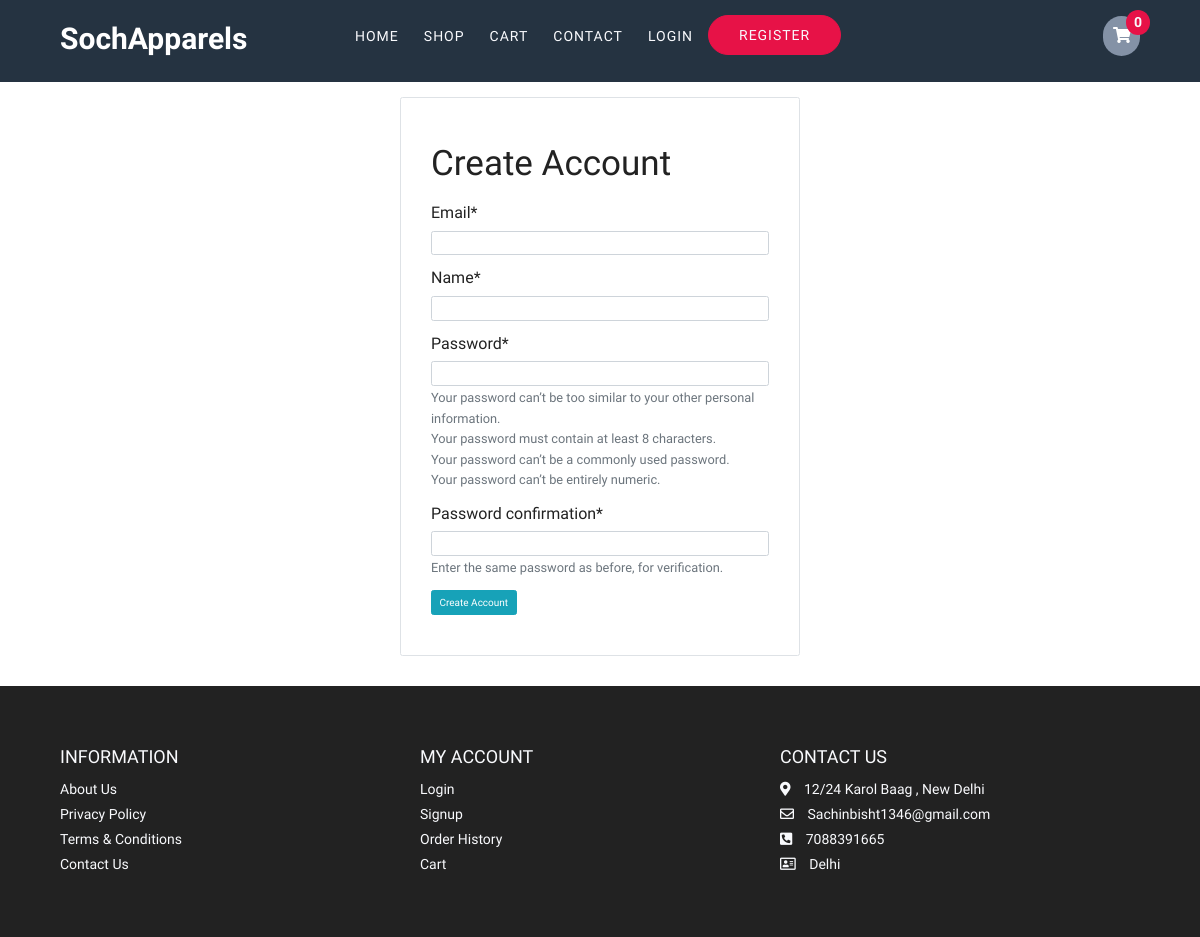
Page /registration/ on the committed database.
### store/models/index.py (models this page shows, shortened)
class WebsiteDetail(models.Model):
    website_name = models.CharField(max_length=50)
    website_logo = models.ImageField(upload_to="media/images/", height_field=None, width_field=None, max_length=None)
    website_description = models.CharField(max_length=250)
    favicon_icon = models.ImageField(upload_to="media/images/", height_field=None, width_field=None, max_length=None)
    hero_image = models.ImageField(upload_to="media/images/", height_field=None, width_field=None,
    max_length=None)
    hero_headline = models.CharField(max_length=200)
    offer_headine = models.CharField(max_length=50)
    offer_image = models.ImageField(upload_to="media/images/", height_field=None, width_field=None, max_length=None)
    offer_text = models.CharField(max_length=50)
    location = models.CharField(max_length=150)
    email_1 = models.EmailField(max_length=254)
    email_2 = models.EmailField(max_length=254)
    mobile_1 = models.CharField(max_length=10)
    mobile_2 = models.CharField(max_length=10)
    city = models.CharField(max_length=20)

### store/views/authentications.py (the view, shortened to what this page needs)
# urls.py: path("registration/", RegistrationView.as_view(), name="Registration"),
class RegistrationView(View):
    def get(self, request: WSGIRequest) -> HttpResponse:
        form: CustomerCreationForm = CustomerCreationForm()
        context: Dict = {
            "form": form
        }
        return render(request, 'store/registration.html', context=context)

### store/forms/authforms.py (shortened to what this page needs)
class CustomerCreationForm(UserCreationForm):
    username = forms.EmailField(label="Email", required=True)
    first_name = forms.CharField(label="Name", required=True)
    class Meta:
        model = User  # import User from auth
        fields = ['username', 'first_name']

### store/templatetags/cloth_tags.py (called while the page is built)
@register.simple_tag
def faviconIcon():
    favicon = website.favicon_icon.url
    return favicon

@register.simple_tag
def get_address():
    return website.location

@register.simple_tag
def get_email_1():
    return website.email_1

@register.simple_tag
def get_mobile_1():
    return website.mobile_1

@register.simple_tag
def get_city():
    return website.city

@register.simple_tag
def get_name():
    return website.website_name

### store/templates/store/registration.html (shortened to what this page needs)
{% extends 'store/layout.html' %}
{% load crispy_forms_tags %}
{% block body %}
<div class="col-lg-4 mx-auto border rounded p-5 mb-5 mt-4">
    <form action="/registration/" method="POST">
        <h1 class="display-4 mt-4 mb-4">Create Account</h1>
        {{form|crispy}}
        <div class="form-group">
        <input type="submit"  id="" class="btn btn-info" value="Create Account">
        </div>
    </form>
</div>
{% endblock %}

### store/templates/store/layout.html (shortened to what this page needs)
<!DOCTYPE html>
<html lang="en">
{% load static %}
{% load cloth_tags %}
<head>
  <link rel="stylesheet" href="https://stackpath.bootstrapcdn.com/bootstrap/4.4.1/css/bootstrap.min.css">
  <link rel="stylesheet" href="https://cdnjs.cloudflare.com/ajax/libs/Glide.js/3.4.1/css/glide.core.css" />
  <link rel="stylesheet" href="https://cdnjs.cloudflare.com/ajax/libs/Glide.js/3.4.1/css/glide.theme.css" />
  <link rel="stylesheet" href="https://cdnjs.cloudflare.com/ajax/libs/font-awesome/5.15.1/css/all.min.css" />
  <link rel="stylesheet" href="{%static 'store/style.css' %}" />
</head>
<body>
  <div class="navigation nav_color">
    <div class="container">
      <nav class="nav__center">
        <div class="nav__header">
          <div class="nav__logo">
            <h1>{% get_name %}</h1>
          </div>
        </div>
        <div class="nav__menu">
          <ul class="nav__list">
            <li class="nav__item">
              <a href="/" class="nav__link">Home</a>
            </li>
            <li class="nav__item">
              <a href="/store" class="nav__link">Shop</a>
            </li>
            <li class="nav__item">
              <a href="/cart" class="nav__link">Cart</a>
            </li>
            <li class="nav__item">
              <a href="/contact" class="nav__link ">Contact</a>
            </li>
            {% if request.user.is_authenticated %}
            <li class="nav__item">
              <a href="/orders" class="nav__link">Orders</a>
            </li>
            <li class="nav__item">
              <a href="/logout" class="nav__link">Logout</a>
            </li>
            {% else %}
            <li class="nav__item">
              <a href="/login" class="nav__link">Login</a>
            </li>
            <li class="nav__item">
              <a href="/registration" class="nav__link">Register</a>
            </li>
            {% endif %}
          </ul>
          <ul class="nav__icons">
            <a href="/cart" class="icon__item">
              <i class="fas fa-shopping-cart" aria-hidden="true"></i>
              <span id="cart">{{request.session.cart|length}}</span>
            </a>
          </ul>
        </div>
      </nav>
    </div>
  </div>
  {% block body %} {% endblock %}
   <footer id="footer" class="section footer">
    <div class="container">
        <div class="footer__top">
            <div class="footer-top__box">
                <h3>INFORMATION</h3>
                <a href="/about">About Us</a>
                <a href="#">Privacy Policy</a>
                <a href="#">Terms & Conditions</a>
                <a href="/contact">Contact Us</a>
            </div>
            <div class="footer-top__box">
                <h3>MY ACCOUNT</h3>
                <a href="/login">Login</a>
                <a href="/registration">Signup</a>
                <a href="/orders">Order History</a>
                <a href="/cart">Cart</a>
            </div>
            <div class="footer-top__box">
                <h3>CONTACT US</h3>
                <div>
                    <span>
                        <i class="fas fa-map-marker-alt"></i>
                    </span>
                    {% get_address %}
                </div>
                <div>
                    <span>
                        <i class="far fa-envelope"></i>
                    </span>
                    {% get_email_1 %}
                </div>
                <div>
                    <span>
                        <i class="fas fa-phone-square-alt"></i>
                    </span>
                    {% get_mobile_1 %}
                </div>
                <div>
                    <span>
                        <i class="far fa-address-card"></i>
                    </span>
                    {% get_city %}
                </div>
            </div>
        </div>
    </div>
</footer>
</body>
</html>

### store/static/store/style.css (style rules this page uses)
:root { --default-color: #e71247; --default-color2: #d64569; --dark-color: #222; --dark-color-alt: #3c4858; --grey-color: #f9fafd; --grey-color-alt: #8492a6; --yellow: #ffcc00; --white: #fff; }
*, *::after, *::before { padding: 0; margin: 0; box-sizing: border-box; }
html { scroll-behavior: smooth; font-size: 62.5%; }
body { position: relative; font-family: "Dosis", sans-serif; font-size: 1.6rem; font-weight: 400; line-height: 1.6; min-height: 100%; color: var(--dark-color); background-color: var(--white); }
li, ul { list-style: none; }
a { text-decoration: none; }
h2, h3, h4 { font-weight: 600; }
.container { max-width: 114rem; padding: 0 1rem; margin: 0 auto; }
@media only screen and (max-width: 1200px) { .container { padding: 0 3rem; } }
.navigation { position: relative; padding: 1.5rem 0; z-index: 100; }
.nav_color { background: #253341; }
.nav__center { display: grid; grid-template-columns: 1fr 3fr; align-items: center; }
.nav__header .nav__logo h1 { font-size: 3rem; font-weight: 700; color: var(--white); }
.nav__icons i { width: 1.7rem; height: 1.7rem; }
.nav__menu { display: flex; justify-content: space-between; align-items: center; }
.nav__menu .nav__list { display: flex; justify-content: space-between; padding: 0 1.5rem; }
.nav__list .nav__item:not(:last-child) { margin-right: 0.5rem; }
.nav__item .nav__link:link, .nav__item .nav__link:visited { display: inline-block; padding: 1rem; color: var(--grey-color); text-transform: uppercase; font-weight: 500; font-size: 1.4rem; letter-spacing: 1px; transition: all 300ms ease-in-out; }
.nav__menu .nav__item:last-child .nav__link { background-color: var(--default-color); padding: 0.8rem 3rem; border-radius: 10rem; border: 1px solid var(--default-color); transition: all 300ms ease-in-out; }
.nav__icons { display: flex; align-items: center; }
.nav__icons .icon__item { color: var(--grey-color); padding: 1rem; }
.nav__icons .icon__item i { color:white; }
.nav__icons .icon__item:last-child { position: relative; background-color: var(--grey-color-alt); padding: 0.7rem 1rem; border-radius: 5rem; }
.nav__icons .icon__item:last-child span { position: absolute; background-color: var(--default-color); display: inline-block; top: -0.6rem; right: -1rem; border-radius: 50%; padding: 0.1rem 0.8rem; font-size: 1.4rem; font-weight: 800; }
.section { padding: 5rem 0; }
.footer { bottom:0; background-color: var(--dark-color); padding: 6rem 1rem; line-height: 2.5rem; }
.footer-top__box span { margin-right: 1rem; }
.footer__top { display: grid; grid-template-columns: repeat(3, 1fr); color: var(--grey-color); }
.footer-top__box a:link, .footer-top__box a:visited { display: block; color: var(--grey); font-size: 1.4rem; transition: 0.6s; }
.footer-top__box div { color: var(--grey); font-size: 1.4rem; }
.footer-top__box h3 { font-size: 1.8rem; font-weight: 400; margin-bottom: 1rem; }

### rows in the picture
WebsiteDetail: website_name "SochApparels", location "12/24 Karol Baag , New Delhi", email_1 "Sachinbisht1346@gmail.com", mobile_1 "7088391665", city "Delhi"

### other values in the picture
{{ request.session.cart|length }} "0"
